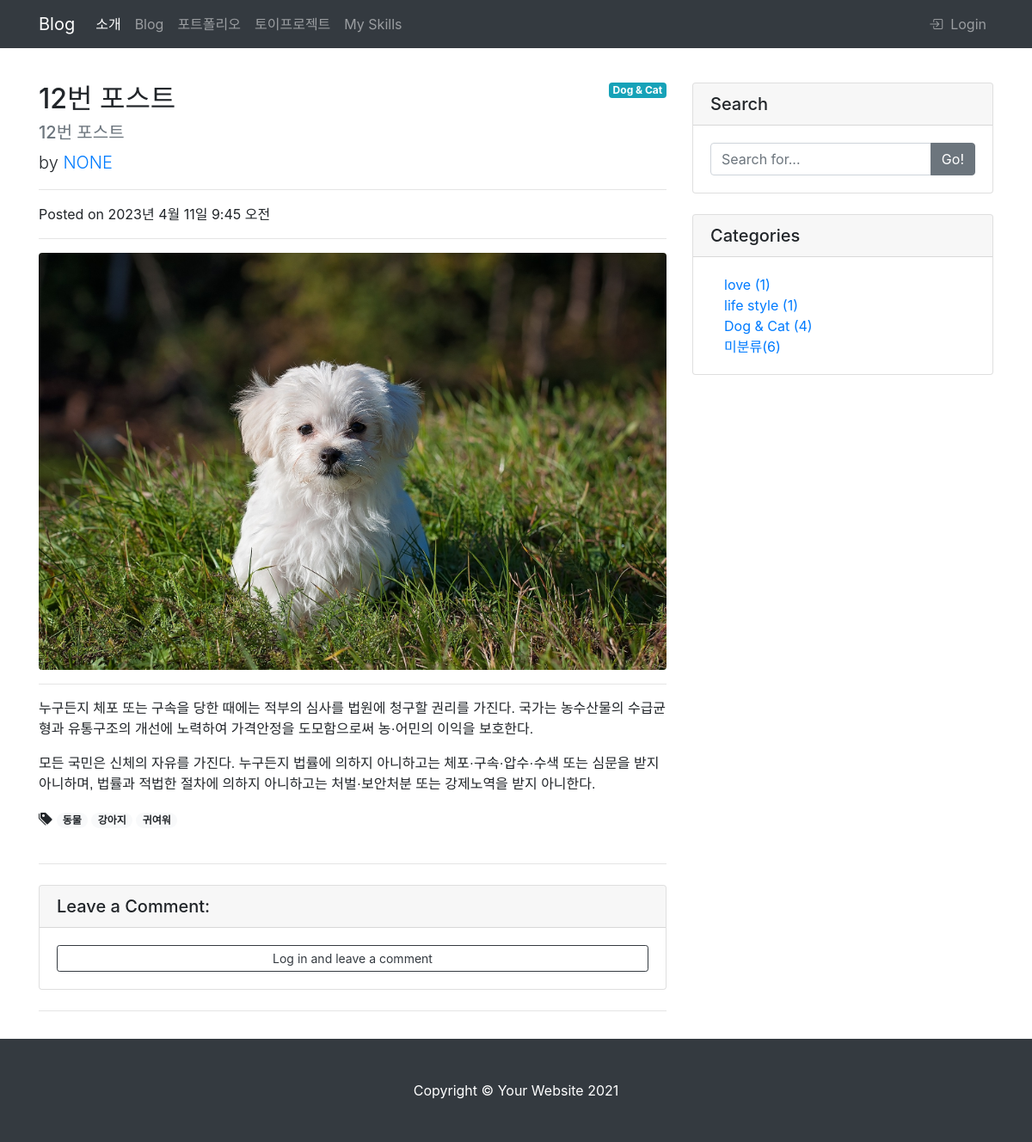
Screenshot of /blog/12/ with the database file from the repository.
### blog/models.py (models this page shows, shortened)
class Post(models.Model):
    title = models.CharField(max_length=30)
    hook_text = models.CharField(max_length=100, blank=True)
    content = models.TextField()
    head_image = models.ImageField(upload_to='blog/images/%Y/%m/%d', blank=True)
    file_upload = models.FileField(upload_to='blog/files/%Y/%m/%d', blank=True)
    created_at = models.DateTimeField(auto_now_add=True)
    updated_at = models.DateTimeField(auto_now=True)
    author = models.ForeignKey(User, null=True, on_delete=models.SET_NULL)
    category = models.ForeignKey(Category, null=True, blank=True, on_delete=models.SET_NULL)
    tags = models.ManyToManyField(Tag, blank=True)

class Category(models.Model):
    name = models.CharField(max_length=50, unique=True)
    slug = models.SlugField(max_length=200, unique=True, allow_unicode=True)
    def __str__(self):
        return self.name
    def get_absolute_url(self):
        return f'/blog/category/{self.slug}/'

class Tag(models.Model):
    name = models.CharField(max_length=50)
    slug = models.SlugField(max_length=200, unique=True, allow_unicode=True)
    def __str__(self):
        return self.name
    def get_absolute_url(self):
        return f'/blog/tag/{self.slug}/'

### blog/views.py (the view)
# urls.py: path('<int:pk>/', views.PostDetail.as_view(), name='post_detail'),
class PostDetail(DetailView):
    model = Post
    def get_context_data(self, **kwargs):
        context = super(PostDetail, self).get_context_data()
        context['categories'] = Category.objects.all()
        context['no_category_post_count'] = Post.objects.filter(category=None).count()
        context['comment_form'] = CommentForm
        return context

### blog/templates/blog/post_detail.html (shortened to what this page needs)
{% extends 'base.html' %}
{% load crispy_forms_tags %}
{% block main_area %}
<div class="row">
<div class="col-lg-8" id="main-area">
    <div id="post-area">
        {% if post.category %}
            <span class="badge badge-info float-right">{{ post.category }}</span>
        {% else %}
            <span class="badge badge-secondary float-right">미분류</span>
        {% endif %}
        <h2 class="mt-4">{{ post.title }}</h2>
        <h5 class="text-muted">{{ post.hook_text }}</h5>
        <p class="lead">
            by
            <a href="#!">{{ post.author | upper }}</a>
        </p>
        <hr />
        <p>Posted on {{ post.created_at }}</p>
        <hr />
        {% if post.head_image %}
            <img class="img-fluid rounded" src="{{ post.head_image.url }}" alt="{{ post.title }} head_image" />
        {% else %}
            <img class="img-fluid rounded" src="https://picsum.photos/seed/{{ post.id }}/1920/1280" alt="random_image" />
        {% endif %}
        <hr />
        <p class="lead">{{ post.content | safe }}</p>
        {% if post.tags.exists %}
            <i class="bi bi-tags-fill"></i>
            {% for tag in post.tags.iterator %}
                <a href="{{ tag.get_absolute_url }}"><span class="badge badge-pill badge-light">{{ tag }}</span></a>
            {% endfor %}
            <br>
            <br>
        {% endif %}
    </div>
    <hr/>
    <div class="card my-4">
        <h5 class="card-header">Leave a Comment:</h5>
        <div class="card-body">
            {% if user.is_authenticated %}
            <form id="comment-form" method="POST" action="{{ post.get_absolute_url }}new_comment/">
                {% csrf_token %}
                <div class="form-group">{{ comment_form | crispy }}</div>
                <button class="btn btn-primary" type="submit">Submit</button>
            </form>
            {% else %}
                <a href="#" role="button" class="btn btn-outline-dark btn-block btn-sm" data-toggle="modal" data-target="#exampleModal">Log in and leave a comment</a>
            {% endif %}
        </div>
    </div>
    <hr>
</div>
{% include 'blog/side_widget.html' %}
</div>
{% endblock %}

### blog/templates/blog/side_widget.html (shortened to what this page needs)
<div class="col-lg-4">
  <div class="card my-4">
    <h5 class="card-header">Search</h5>
    <div class="card-body">
      <div class="input-group">
        <input class="form-control" type="text" placeholder="Search for..." id="search-input" />
        <span class="input-group-append">
          <button class="btn btn-secondary" type="button" onclick="searchPost();">Go!</button>
        </span>
      </div>
    </div>
  </div>
  <div class="card my-4">
    <h5 class="card-header">Categories</h5>
    <div class="card-body">
      <div class="row">
        <div class="col-lg-6">
          <ul class="list-unstyled mb-0 ml-3">
            {% for category in categories %}
            <li>
              <a href="{{ category.get_absolute_url }}">{{ category }} ({{ category.post_set.count }})</a>
            </li>
            {% endfor %}
            <li>
              <a href="/blog/category/no_category/">미분류({{ no_category_post_count }})</a>
            </li>
          </ul>
        </div>
      </div>
    </div>
  </div>
</div>

### rows the page displays
Post: category "Dog & Cat", title "12번 포스트", hook_text "12번 포스트", author "NONE", created_at "2023년 4월 11일 9:45 오전", head_image (picture), content "누구든지 체포 또는 구속을 당한 때에는 적부의 심사를 법원에 청구할 권리를 가진다. 국가는 농수산물의 수급균형과 유통구조의 개선에 노력하여 가격안정을 도모함으로써 농·어민의 이익을 보호한다. 모든 국민은 신체의 자유를 가진다. 누구든지 법률에 의하지 아니하고는 체포·구속·압수·수색 또는 심문을 받지 아니하며, 법률과 적법한 절차에 의하지 아니하고는 처벌·보안처분 또는 강제노역을 받지 아니한다."
Tag: name "동물"
Tag: name "강아지"
Tag: name "귀여워"
Category: name "love", post_set.count "1"
Category: name "life style", post_set.count "1"
Category: name "Dog & Cat", post_set.count "4"

### other values shown
{{ no_category_post_count }} "6"
